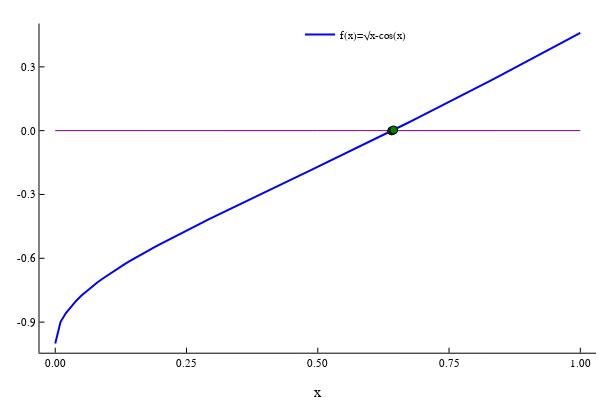

Write notebook code for a chart like this one.
### Code cell
println("intervalo inicial [a,b]\nDame a:")
sleep(1)
a = parse(Float64,readline())
println("Dame b:")
sleep(1)
b = parse(Float64,readline())
println("Dame toleracia:")
sleep(1)
tol = parse(Float64,readline())
m   = 0.5*(a+b)
fm  = fun2(m)
it  = 0
xpa = collect(linspace(a,b,101))
ypa = fun2(xpa)
while ( abs(fm) > tol )
     it +=1
     fa = fun2(a)
     fb = fun2(b)
     # gráfica
     I = collect(linspace(a,b,101))
     IJulia.clear_output(true)
     plot(xpa,ypa,linewidth=2,color="blue",grid=false,label="f(x)=√x-cos(x)",
          legend=:top,xlabel="x")
     plot!(I,fun2(I),fill=(0,"#99c0c3"),linewidth=0,label="")
     plot!([xpa[1],xpa[end]],zeros(2),color="purple",label="")
     display(scatter!([a,m,b],[fa,fm,fb],color="green",label=""))
     # iteración principal
     ( sign(fa)*sign(fm)  <0 ) ? (b=m) : (a=m)
     m = 0.5*(a+b)
     fm = fun2(m)
     println("iteración: $it")
     pt = @sprintf "a = %1.4e f(a) = %1.4e\nm = %1.4e f(m) = %1.4e" a fun2(a) m fun2(m)
     println(pt)
     pt = @sprintf "b = %1.4e f(b) = %1.4e" b fun2(b)
     println(pt)
     println("intervalo [ $a , $b ] \naprox: $m")
     sleep(5)
end
println("ya salí")

### Figure 1 — Plotly figure (JSON) as saved in the notebook; plotly's stock layout.template omitted (floating-point values rounded to 4 significant figures)
{"data": [{"colorbar": {"title": ""}, "line": {"color": "rgba(0, 0, 255, 1.000)", "dash": "solid", "shape": "linear", "width": 2}, "mode": "lines", "name": "f(x)=√x-cos(x)", "showlegend": true, "type": "scatter", "x": [0, 0.01, 0.02, 0.03, 0.04, 0.05, 0.06, 0.07, 0.08, 0.09, 0.1, 0.11, 0.12, 0.13, 0.14, 0.15, 0.16, 0.17, 0.18, 0.19, 0.2, 0.21, 0.22, 0.23, 0.24, 0.25, 0.26, 0.27, 0.28, 0.29, 0.3, 0.31, 0.32, 0.33, 0.34, 0.35, 0.36, 0.37, 0.38, 0.39, 0.4, 0.41, 0.42, 0.43, 0.44, 0.45, 0.46, 0.47, 0.48, 0.49, 0.5, 0.51, 0.52, 0.53, 0.54, 0.55, 0.56, 0.57, 0.58, 0.59, 0.6, 0.61, 0.62, 0.63, 0.64, 0.65, 0.66, 0.67, 0.68, 0.69, 0.7, 0.71, 0.72, 0.73, 0.74, 0.75, 0.76, 0.77, 0.78, 0.79, 0.8, 0.81, 0.82, 0.83, 0.84, 0.85, 0.86, 0.87, 0.88, 0.89, 0.9, 0.91, 0.92, 0.93, 0.94, 0.95, 0.96, 0.97, 0.98, 0.99, 1], "xaxis": "x1", "y": [-1, -0.9, -0.8584, -0.8263, -0.7992, -0.7751, -0.7533, -0.733, -0.714, -0.696, -0.6788, -0.6623, -0.6464, -0.631, -0.6161, -0.6015, -0.5872, -0.5733, -0.5596, -0.5461, -0.5329, -0.5198, -0.5069, -0.4941, -0.4814, -0.4689, -0.4565, -0.4442, -0.4319, -0.4197, -0.4076, -0.3956, -0.3835, -0.3716, -0.3597, -0.3478, -0.3359, -0.3241, -0.3122, -0.3004, -0.2886, -0.2768, -0.265, -0.2532, -0.2414, -0.2296, -0.2178, -0.206, -0.1942, -0.1823, -0.1705, -0.1586, -0.1467, -0.1348, -0.1229, -0.1109, -0.09892, -0.08692, -0.07489, -0.06283, -0.05074, -0.03862, -0.02648, -0.0143, -0.002096, 0.01014, 0.02241, 0.03471, 0.04705, 0.05942, 0.07182, 0.08425, 0.09672, 0.1092, 0.1218, 0.1343, 0.1469, 0.1596, 0.1723, 0.185, 0.1977, 0.2105, 0.2233, 0.2362, 0.2491, 0.262, 0.2749, 0.2879, 0.3009, 0.314, 0.3271, 0.3402, 0.3533, 0.3665, 0.3797, 0.393, 0.4063, 0.4196, 0.4329, 0.4463, 0.4597], "yaxis": "y1"}, {"colorbar": {"title": ""}, "fill": "tozeroy", "fillcolor": "rgba(153, 192, 195, 1.000)", "line": {"color": "rgba(227, 111, 71, 1.000)", "dash": "solid", "shape": "linear", "width": 0}, "mode": "lines", "name": "", "showlegend": false, "type": "scatter", "x": [0.6406, 0.6407, 0.6407, 0.6407, 0.6408, 0.6408, 0.6409, 0.6409, 0.6409, 0.641, 0.641, 0.6411, 0.6411, 0.6411, 0.6412, 0.6412, 0.6412, 0.6413, 0.6413, 0.6414, 0.6414, 0.6414, 0.6415, 0.6415, 0.6416, 0.6416, 0.6416, 0.6417, 0.6417, 0.6418, 0.6418, 0.6418, 0.6419, 0.6419, 0.642, 0.642, 0.642, 0.6421, 0.6421, 0.6421, 0.6422, 0.6422, 0.6423, 0.6423, 0.6423, 0.6424, 0.6424, 0.6425, 0.6425, 0.6425, 0.6426, 0.6426, 0.6427, 0.6427, 0.6427, 0.6428, 0.6428, 0.6429, 0.6429, 0.6429, 0.643, 0.643, 0.643, 0.6431, 0.6431, 0.6432, 0.6432, 0.6432, 0.6433, 0.6433, 0.6434, 0.6434, 0.6434, 0.6435, 0.6435, 0.6436, 0.6436, 0.6436, 0.6437, 0.6437, 0.6438, 0.6438, 0.6438, 0.6439, 0.6439, 0.6439, 0.644, 0.644, 0.6441, 0.6441, 0.6441, 0.6442, 0.6442, 0.6443, 0.6443, 0.6443, 0.6444, 0.6444, 0.6445, 0.6445, 0.6445], "xaxis": "x1", "y": [-0.001332, -0.001284, -0.001236, -0.001189, -0.001141, -0.001093, -0.001045, -0.0009976, -0.0009498, -0.0009021, -0.0008543, -0.0008065, -0.0007588, -0.000711, -0.0006633, -0.0006155, -0.0005678, -0.00052, -0.0004723, -0.0004245, -0.0003767, -0.000329, -0.0002812, -0.0002335, -0.0001857, -0.0001379, -9.017e-05, -4.241e-05, 5.355e-06, 5.312e-05, 0.0001009, 0.0001486, 0.0001964, 0.0002442, 0.0002919, 0.0003397, 0.0003875, 0.0004352, 0.000483, 0.0005308, 0.0005785, 0.0006263, 0.0006741, 0.0007219, 0.0007696, 0.0008174, 0.0008652, 0.0009129, 0.0009607, 0.001008, 0.001056, 0.001104, 0.001152, 0.0012, 0.001247, 0.001295, 0.001343, 0.001391, 0.001438, 0.001486, 0.001534, 0.001582, 0.00163, 0.001677, 0.001725, 0.001773, 0.001821, 0.001868, 0.001916, 0.001964, 0.002012, 0.00206, 0.002107, 0.002155, 0.002203, 0.002251, 0.002299, 0.002346, 0.002394, 0.002442, 0.00249, 0.002537, 0.002585, 0.002633, 0.002681, 0.002729, 0.002776, 0.002824, 0.002872, 0.00292, 0.002968, 0.003015, 0.003063, 0.003111, 0.003159, 0.003207, 0.003254, 0.003302, 0.00335, 0.003398, 0.003446], "yaxis": "y1"}, {"colorbar": {"title": ""}, "line": {"color": "rgba(128, 0, 128, 1.000)", "dash": "solid", "shape": "linear", "width": 1}, "mode": "lines", "name": "", "showlegend": false, "type": "scatter", "x": [0, 1], "xaxis": "x1", "y": [0, 0], "yaxis": "y1"}, {"colorbar": {"title": ""}, "marker": {"color": ["rgba(0, 128, 0, 1.000)", "rgba(0, 128, 0, 1.000)", "rgba(0, 128, 0, 1.000)"], "line": {"color": ["rgba(0, 0, 0, 1.000)", "rgba(0, 0, 0, 1.000)", "rgba(0, 0, 0, 1.000)"], "width": 1}, "size": 8, "symbol": "circle"}, "mode": "markers", "name": "", "showlegend": false, "type": "scatter", "x": [0.6406, 0.6426, 0.6445], "xaxis": "x1", "y": [-0.001332, 0.001056, 0.003446], "yaxis": "y1"}], "layout": {"annotations": [], "height": 400, "legend": {"bgcolor": "rgba(255, 255, 255, 1.000)", "bordercolor": "rgba(0, 0, 0, 1.000)", "font": {"color": "rgba(0, 0, 0, 1.000)", "family": "sans-serif", "size": 11}, "x": 0.5, "y": 1}, "margin": {"b": 20, "l": 0, "r": 0, "t": 20}, "paper_bgcolor": "rgba(255, 255, 255, 1.000)", "plot_bgcolor": "rgba(255, 255, 255, 1.000)", "showlegend": true, "width": 600, "xaxis1": {"anchor": "y1", "domain": [0.06582, 0.9934], "gridcolor": "rgba(0, 0, 0, 0.100)", "gridwidth": 0.5, "linecolor": "rgba(0, 0, 0, 1.000)", "mirror": false, "range": [-0.03, 1.03], "showgrid": false, "showline": true, "showticklabels": true, "tickangle": 0, "tickcolor": "rgb(0, 0, 0)", "tickfont": {"color": "rgba(0, 0, 0, 1.000)", "family": "sans-serif", "size": 11}, "tickmode": "array", "ticks": "inside", "ticktext": ["0.00", "0.25", "0.50", "0.75", "1.00"], "tickvals": [0, 0.25, 0.5, 0.75, 1], "title": "x", "titlefont": {"color": "rgba(0, 0, 0, 1.000)", "family": "sans-serif", "size": 15}, "type": "-", "visible": true, "zeroline": false, "zerolinecolor": "rgba(0, 0, 0, 1.000)"}, "yaxis1": {"anchor": "x1", "domain": [0.07581, 0.9902], "gridcolor": "rgba(0, 0, 0, 0.100)", "gridwidth": 0.5, "linecolor": "rgba(0, 0, 0, 1.000)", "mirror": false, "range": [-1.044, 0.5035], "showgrid": false, "showline": true, "showticklabels": true, "tickangle": 0, "tickcolor": "rgb(0, 0, 0)", "tickfont": {"color": "rgba(0, 0, 0, 1.000)", "family": "sans-serif", "size": 11}, "tickmode": "array", "ticks": "inside", "ticktext": ["-0.9", "-0.6", "-0.3", "0.0", "0.3"], "tickvals": [-0.9, -0.6, -0.3, 0, 0.3], "title": "", "titlefont": {"color": "rgba(0, 0, 0, 1.000)", "family": "sans-serif", "size": 15}, "type": "-", "visible": true, "zeroline": false, "zerolinecolor": "rgba(0, 0, 0, 1.000)"}}}
